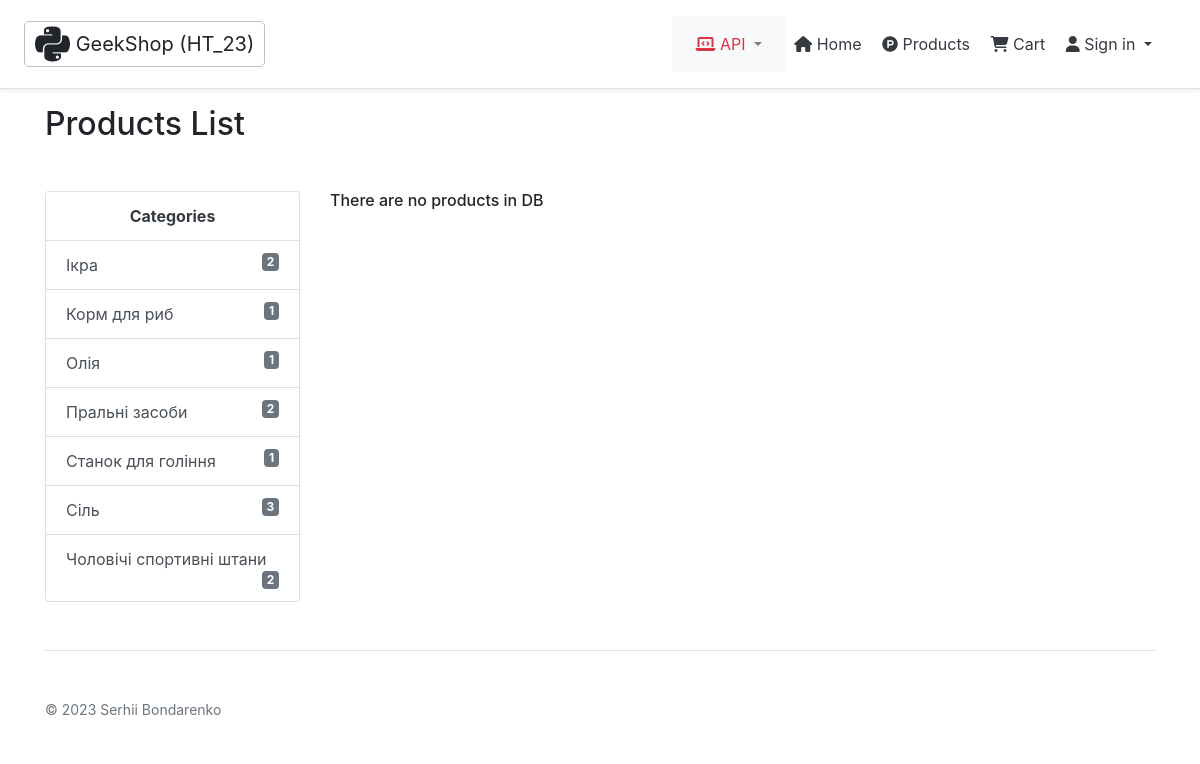
/products/category/30/, run on an earlier commit of the app's database.
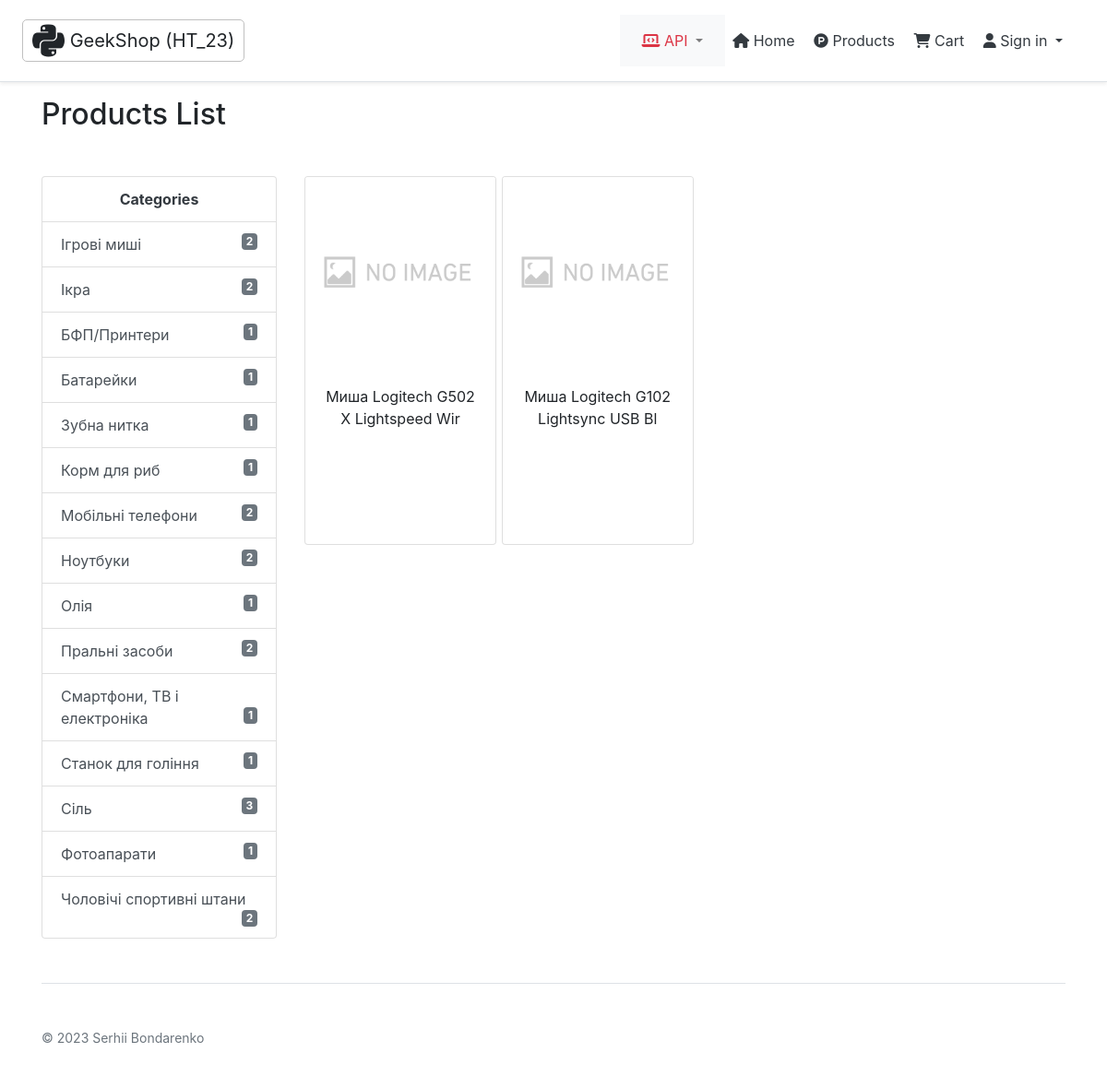
And on a later commit of the database.
### rozetka/models.py (models this page shows, shortened)
class Category(models.Model):
    title = models.CharField(max_length=35)
    class Meta:  # pylint: disable=too-few-public-methods
        ordering = ("title",)

class Product(models.Model):
    product_id = models.BigIntegerField("ID")
    title = models.CharField(max_length=255)
    old_price = models.DecimalField(
        max_digits=20, decimal_places=2, blank=True, default=0.00, null=True
    )
    price = models.DecimalField(max_digits=20, decimal_places=2, default=0.00)
    href = models.URLField("URL")
    brand = models.CharField(max_length=255, blank=True, default="Unknown", null=True)
    category = models.ForeignKey(
        Category,
        on_delete=models.CASCADE,
        null=True,
        blank=True,
        related_name="product",
    )
    description = models.TextField(blank=True, default="", null=True)
    class Meta:  # pylint: disable=too-few-public-methods
        ordering = ("-id",)
        verbose_name = "Product"
        verbose_name_plural = "Products"

### rozetka/views.py (the view)
class DetailsByCategory(generic.ListView):
    paginate_by = 12
    def get_queryset(self):
        return Product.objects.filter(category_id=self.kwargs["category_id"])

### cart/cart.py (called while the page is built)
    def __len__(self):
        return sum(item["quantity"] for item in self.cart.values())

### cart/context_processors.py (called while the page is built)
def cart(request):
    return {"cart": Cart(request)}

### rozetka/templatetags/main_tags.py (called while the page is built)
@register.simple_tag
def get_categories():
    return Category.objects.all()

@register.simple_tag
def get_count_products_in_category(category_id):
    cat = Category.objects.get(id=category_id)
    return cat.product.count()

### templates/rozetka/product_list.html (shortened to what this page needs)
{% extends "base.html" %}
{% load main_tags %}
{% load static %}
{% block content %}
  <h2 class="mb-5">Products List</h2>
  <div class="row">
    <div class="col-3">
      <div class="list-group">
        {% get_categories as category_list %}
        <span class="text-dark text-center font-weight-bolder list-group-item
          list-group-item-action">Categories</span>
        {% for category in category_list %}
          <a href="{% url 'rozetka:product-category' category.id %}" class="list-group-item
          list-group-item-action" aria-current="true">
            {{ category.title }} <span class="float-right badge badge-secondary">
            {% get_count_products_in_category category.id %}
          </span>
          </a>
        {% endfor %}
      </div>
    </div>
    <div class="col">
      {% if product_list %}
        <div class="row row-cols-2 row-cols-md-4">
          {% for product in product_list %}
            <div class="col mb-2 mr-8">
              <div class="mb-2 bg-white rounded">
                <div class="card text-center" style="height:25rem; width: 13rem;">
                  <img src="{% static 'rozetka/img/no_image.png' %}" class="card-img-top"
                       alt="product">
                  <div id="body-cart" class="card-body">
                    <p class="card-title" style="font-size: medium">
                      <a class="text-reset" href="{% url 'rozetka:product-detail' product.id %}">
                        {{ product.title|slice:"35" }}
                      </a>
                    </p>
                  </div>
                </div>
              </div>
            </div>
          {% endfor %}
        </div>
      {% else %}
        <h6>There are no products in DB</h6>
      {% endif %}
    </div>
  </div>
{% endblock %}

### templates/base.html (shortened to what this page needs)
<!doctype html>
{% load static %}
<html lang="en">
<head>
  <link rel="stylesheet" href="{% static 'rozetka/css/bootstrap.css' %}">
  <link href="{% static 'fontawesomefree/css/all.min.css' %}" rel="stylesheet" type="text/css">
  <link rel="stylesheet" href="{% static 'rozetka/css/main.css' %}">
</head>
<body>
<div
    class="d-flex flex-column flex-md-row align-items-center p-3 px-md-4 mb-3 bg-white border-bottom shadow-sm">
  <h5 class="my-0 mr-md-auto font-weight-normal">
    <span style="border: 1px solid silver; border-radius: 0.25em; padding: 0.5em;">
      <i class="fa-brands fa-python fa-2xl fa-fade" style="--fa-animation-duration: 10s;
      --fa-fade-opacity: 0.6;" ></i> GeekShop (HT_23)
    </span>
  </h5>
  {% block sidebar %}
    {% include "includes/rozetka/sidebar/sidebar.html" %}
  {% endblock %}
</div>
<div class="container">
  <div class="mb-3 text-left">
    {% block content %}{% endblock %}
  </div>
  <footer class="pt-4 my-md-5 pt-md-5 border-top">
    <div class="row">
      <div class="col-12 col-md">
        <small class="d-block mb-3 text-muted">© 2023 Serhii Bondarenko</small>
      </div>
    </div>
  </footer>
</div>
</body>
</html>

### templates/includes/rozetka/sidebar/sidebar.html (shortened to what this page needs)
{% load crispy_forms_filters %}
<nav class="navbar navbar-expand-lg navbar-light bg-light" aria-label="">
  <div class="collapse navbar-collapse" id="navbarNavDropdown">
    <ul class="navbar-nav">
      <li class="nav-item dropdown">
        <a class="nav-link dropdown-toggle" href="#" role="button" data-toggle="dropdown"
           aria-expanded="false">
          <span class="text-danger"><i class="fa-solid fa-laptop-code"></i> API</span>
        </a>
      </li>
    </ul>
  </div>
</nav>
<nav class="my-2 my-md-0 mr-md-3" aria-label="" id="nav">
  <a class="p-2 text-dark" href="{% url 'rozetka:index' %}">
    <i class="fa-solid fa-house"></i> Home
  </a>
  <a class="p-2 text-dark" href="{% url 'rozetka:products-list' %}">
    <i class="fa-brands fa-product-hunt"></i> Products
  </a>
  {% with total_items=cart|length %}
    <a class="p-2 text-dark" href="{% url 'cart:cart_detail' %}">
      <i class="fa-solid fa-cart-shopping"></i> Cart
    </a>
  {% endwith %}
  {% if user.is_authenticated %}
    <a class="p-2 text-dark dropdown-toggle" href="#" role="button" data-toggle="dropdown"
       aria-expanded="false">
      <i class="fa-brands fa-elementor"></i> {{ user.username|upper }}
    </a>
    <div class="dropdown-menu">
      {% if user.is_superuser %}
        <a class="p-2 text-dark" href="{% url 'rozetka:products-add' %}">
          <i class="fa-solid fa-plus"></i> Add products
        </a>
        <div class="dropdown-divider"></div>
      {% endif %}
      <a class="p-2 text-dark" href="{% url 'logout' %}">
        <i class="fa-solid fa-right-from-bracket"></i> Sign out
      </a>
    </div>
  {% else %}
    <a class="p-2 text-dark dropdown-toggle" href="#" role="button" data-toggle="dropdown"
       aria-expanded="false">
      <i class="fa-solid fa-user"></i> Sign in
    </a>
  {% endif %}
</nav>

What changed in the data, as far as the page shows it:
added Category: title "Ігрові миші", id "2"
added Category: title "БФП/Принтери", id "1"
added Category: title "Батарейки", id "1"
added Category: title "Зубна нитка", id "1"
added Category: title "Мобільні телефони", id "2"
added Category: title "Ноутбуки", id "2"
added Category: title "Смартфони, ТВ і електроніка", id "1"
added Category: title "Фотоапарати", id "1"
added Product: title "Миша Logitech G502 X Lightspeed Wir"
added Product: title "Миша Logitech G102 Lightsync USB Bl"
Also different on the page:
text no longer shown: "There are no products in DB"
